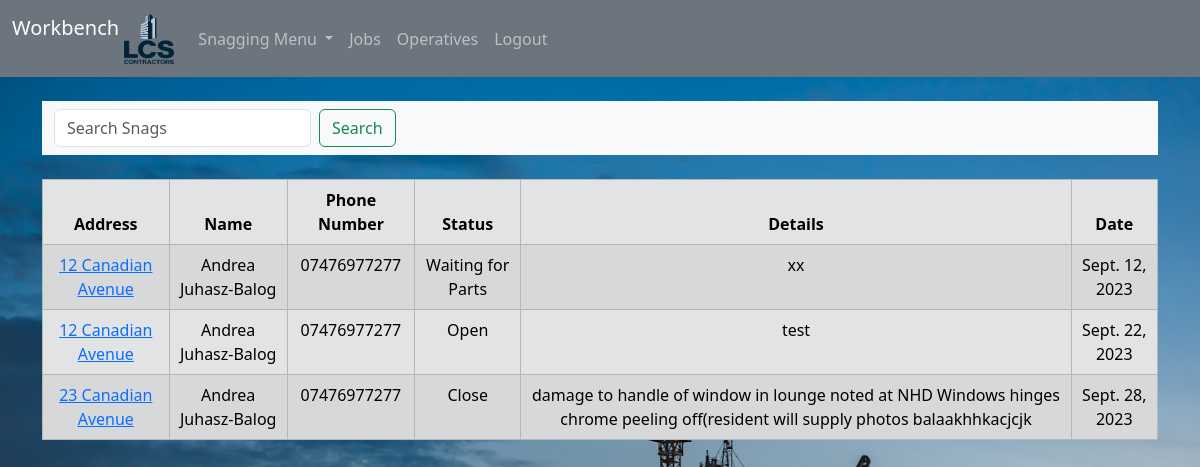
/home/ (signed in), run on an earlier commit of the app's database.
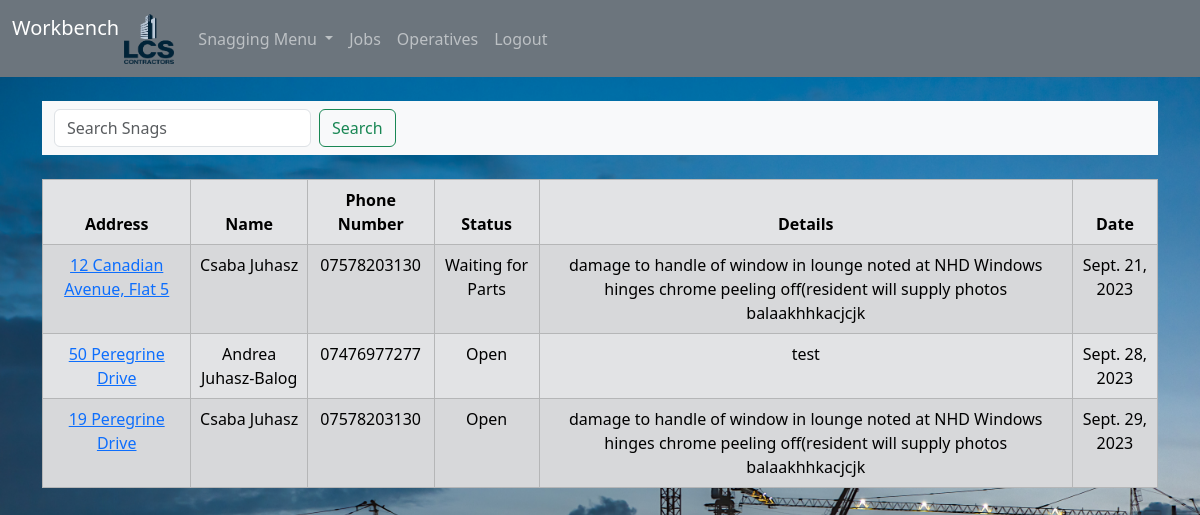
And on a later commit of the database.
### snags/models.py (models this page shows, shortened)
class Snag(models.Model):
    status_open = "Open"
    status_closed = "Closed"
    status_delivery = "Waiting for Parts"
    status_choices = [
        (status_open, "Open"),
        (status_closed, "Closed"),
        (status_delivery, "Waiting for Parts"),
    ]
    am_pm_am = "AM"
    am_pm_pm = "PM"
    am_pm_choices = [
        (am_pm_am, "AM"),
        (am_pm_pm, "PM"),
    ]
    site = models.CharField(max_length=200)
    address = models.CharField(max_length=200)
    post_code = models.CharField(max_length=200)
    plot_number = models.PositiveIntegerField()
    ref_number = models.CharField(max_length=200)
    first_name = models.CharField(max_length=200)
    last_name = models.CharField(max_length=200)
    phone_number = models.CharField(max_length=200)
    email = models.EmailField(max_length=200)
    snag_details = models.TextField()
    notes = models.TextField()
    booked_date = models.DateField(null=True)
    am_pm = models.CharField(max_length=2, choices=am_pm_choices, default=am_pm_am)
    status = models.CharField(
        max_length=20, choices=status_choices, default=status_open
    )
    created_at = models.DateTimeField(auto_now_add=True)

### snags/views.py (the view)
# urls.py: path("home/", views.index, name="snags/home"),
def index(request):
    snags = Snag.objects.all().order_by("-status", "site", "booked_date")
    if request.method == "POST":
        username = request.POST["username"]
        password = request.POST["password"]
        user = authenticate(request, username=username, password=password)
        if user is not None:
            login(request, user)
            messages.success(request, "Nice to see you again Sunshine  :)")
            return redirect("core")
        else:
            messages.success(request, "Error ,please try again")
            return redirect("snags/home")
    else:
        return render(request, "snags/home.html", {"snags": snags})

### snags/templates/snags/home.html (shortened to what this page needs)
{%extends 'base.html'%} {%block content%} {%if user.is_authenticated %}
<nav class="navbar bg-body-tertiary">
  <div class="container-fluid">
    <form class="d-flex" method="POST" action="{%url 'search'%}" role="search">
      <input
        class="form-control me-2"
        type="search"
        placeholder="Search Snags"
        aria-label="Search"
        name="searched"
      />
      <button class="btn btn-outline-success" type="submit">Search</button>
    </form>
  </div>
</nav>
<br />
<table class="table table-hover table-bordered table-secondary table-striped">
  <thead class="table-secondary">
    <tr>
      <th scope="col">Address</th>
      <th scope="col">Name</th>
      <th scope="col">Phone Number</th>
      <th scope="col">Status</th>
      <th scope="col">Details</th>
      <th scope="col">Date</th>
    </tr>
  </thead>
  <tbody>
    {% if snags %} {%for snag in snags%}
    <tr>
      <td>
        <a href="{% url 'snags/customer' snag.id %}">{{ snag.address }}</a>
      </td>
      <td>{{snag.first_name}} {{snag.last_name}}</td>
      <td>{{snag.phone_number}}</td>
      <td>{{snag.status}}</td>
      <td>{{snag.snag_details}}</td>
      <td>{{snag.booked_date}}</td>
    </tr>
    {%endfor%}
  </tbody>
</table>
{% endif %} {% endif %} {% endblock %}

### snags/templates/base.html (shortened to what this page needs)
<!DOCTYPE html>
<html lang="en">
  <head>
    <link
      href="https://cdn.jsdelivr.net/npm/bootstrap@5.3.1/dist/css/bootstrap.min.css"
      rel="stylesheet"
    />
  </head>
  {%load static%}
  <link rel="stylesheet" href=" {%static 'style.css'%} " />
  <body>
    {% include 'navbar.html'%}
    <div class="container">
      <br />
       {% block content %} {% endblock %}
    </div>
  </body>
</html>

### snags/templates/navbar.html (shortened to what this page needs)
{%load static%}
<nav class="navbar navbar-expand-lg navbar-dark bg-secondary">
  <div class="container-fluid">
    <a class="navbar-brand" href="{%url 'core'%}">
      Workbench
      <img
        src="{%static 'thumbnail.png'%}"
        width="50"
        height="50"
        class="d-inline-block align-text-top"
      />
    </a>
    <div class="collapse navbar-collapse" id="navbarSupportedContent">
      <ul class="navbar-nav me-auto mb-2 mb-lg-0">
        {% if user.is_authenticated %}
        <li class="nav-item dropdown">
          <a
            class="nav-link dropdown-toggle"
            href="#"
            role="button"
            data-bs-toggle="dropdown"
            aria-expanded="false"
          >
            Snagging Menu
          </a>
        </li>
        <li class="nav-item">
          <a class="nav-link" href="{%url 'operatives/detail'%}">Jobs</a>
        </li>
        <li class="nav-item">
          <a class="nav-link" href="{%url 'operatives/home'%}">Operatives</a>
        </li>
        <li class="nav-item">
          <a class="nav-link" href="{%url 'snags/logout'%}">Logout</a>
        </li>
        {% endif %}
      </ul>
    </div>
  </div>
</nav>

### static/style.css (style rules this page uses)
body { background-image: url(bkg.jpg); background-color: cadetblue; background-size: cover; background-attachment: fixed; background-position: center; height: auto; background-repeat: no-repeat; text-align: center; }

What changed in the data, as far as the page shows it:
removed Snag: address "12 Canadian Avenue", first_name "Andrea", last_name "Juhasz-Balog", phone_number "07476977277", status "Waiting for Parts", snag_details "xx", booked_date "Sept. 12, 2023"
removed Snag: address "12 Canadian Avenue", first_name "Andrea", last_name "Juhasz-Balog", phone_number "07476977277", status "Open", snag_details "test", booked_date "Sept. 22, 2023"
removed Snag: address "23 Canadian Avenue", first_name "Andrea", last_name "Juhasz-Balog", phone_number "07476977277", status "Close", snag_details "damage to handle of window in lounge noted at NHD Windows hinges chrome peeling off(resident will supply photos balaakhhkacjcjk", booked_date "Sept. 28, 2023"
added Snag: address "12 Canadian Avenue, Flat 5", first_name "Csaba", last_name "Juhasz", phone_number "07578203130", status "Waiting for Parts", snag_details "damage to handle of window in lounge noted at NHD Windows hinges chrome peeling off(resident will supply photos balaakhhkacjcjk", booked_date "Sept. 21, 2023"
added Snag: address "50 Peregrine Drive", first_name "Andrea", last_name "Juhasz-Balog", phone_number "07476977277", status "Open", snag_details "test", booked_date "Sept. 28, 2023"
added Snag: address "19 Peregrine Drive", first_name "Csaba", last_name "Juhasz", phone_number "07578203130", status "Open", snag_details "damage to handle of window in lounge noted at NHD Windows hinges chrome peeling off(resident will supply photos balaakhhkacjcjk", booked_date "Sept. 29, 2023"
